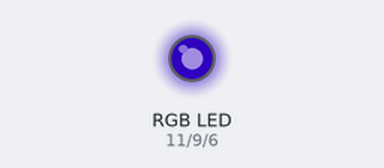
Recording of a sketch running on a simulated Arduino Uno, built with avr-gcc and run on an emulated ATmega328P. On the bench: an RGB LED mixed from three pins (HIGH = lit). Dim RGB values are drawn brighter than linear.

Above: at 0.1 s.
Timing chart, 0 to 1.6 s (numbered marks = the images above):
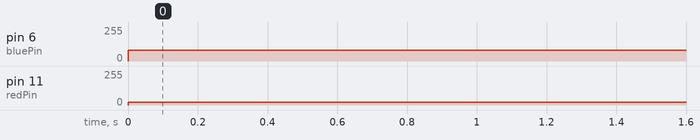

The sketch:

Self_learning_4.ino
```cpp
#include <RGBLED.h>

int redPin=11;
int greenPin=9;
int bluePin=6;
int randRed;
int randGreen;
int randBlue;

RGBLED rgbLED(redPin,greenPin,bluePin,COMMON_CATHODE);

void setup() {
  Serial.begin(9600);
  pinMode(redPin, OUTPUT);
  pinMode(greenPin, OUTPUT);
  pinMode(bluePin, OUTPUT);

}

void loop() {

  /*randBlue=random(0,256);
  randGreen=random(0,256);
  randRed=random (0,256);
  Serial.print("Red: "); Serial.println(randRed);
  Serial.print("Green: "); Serial.println(randGreen);
  Serial.print("Blue: "); Serial.println(randBlue);
  analogWrite(redPin,randRed);
  analogWrite(greenPin,randGreen);
  analogWrite(bluePin,randBlue);
  delay(1500);
  analogWrite(redPin,0);
  analogWrite(greenPin,0);
  analogWrite(bluePin,0);
  delay(500);
  Serial.println(" ");

  rgbLED.writeRandom(); //Set the RGBLED to show a random color
  Serial.println("(r,g,b)=(" + String(rgbLED.redValue) + "," + String(rgbLED.greenValue) + "," + String(rgbLED.blueValue) + ")"); //Prints the RGB values to the serial port
  delay(2500);
  Serial.println(" "); */

  analogWrite(redPin,20);
  analogWrite(greenPin,0);
  analogWrite(bluePin,80);


}
```

Measured:
- by itself, pin 6 (bluePin): 0/255 → 80/255 at 0.00 s
- by itself, pin 11 (redPin): 0/255 → 20/255 at 0.00 s
